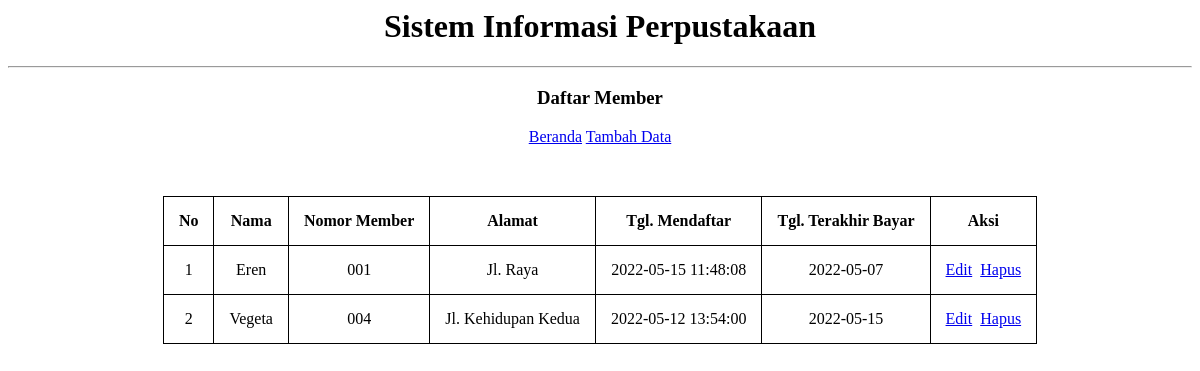
The page /Member.php on the database its author committed.
### tables this page shows
CREATE TABLE `member` (
  `id_member` int(11) NOT NULL,
  `nama_member` varchar(250) NOT NULL,
  `nomor_member` varchar(15) NOT NULL,
  `alamat` text NOT NULL,
  `tgl_mendaftar` datetime NOT NULL,
  `tgl_terakhir_bayar` date NOT NULL
);

### Model.php (called while the page is built, shortened)
<?php
    class Model
    {
        public function getMember()
        {
            $sql = "SELECT * FROM member";
            $result = mysqli_query($GLOBALS['koneksi'], $sql);
            return $result;
        }
    }
?>

### Member.php (the view, shortened to what this page needs)
<?php
    require "Model.php";
    $no = 1;
    $member = new Model();
    $result = $member->getMember();
?>
<html>
<head>
    </head>
    <body>
        <h1>Sistem Informasi Perpustakaan</h1>
        <hr>
        <h3>Daftar Member</h3>
        <a href='index.php'>Beranda</a>
        <a href='FormMember.php'>Tambah Data</a>
        <p>&nbsp;</p>
        <table>
            <thead>
                <tr>
                    <th>No</th>
                    <th>Nama</th>
                    <th>Nomor Member</th>
                    <th>Alamat</th>
                    <th>Tgl. Mendaftar</th>
                    <th>Tgl. Terakhir Bayar</th>
                    <th>Aksi</th>
                </tr>
            </thead>
            <tbody>
                <?php while ($row = mysqli_fetch_assoc($result))  { ?>
                    <tr>
                        <td><?= $no++ ?></td>
                        <td><?= $row['nama_member'] ?></td>
                        <td><?= $row['nomor_member'] ?></td>
                        <td><?= $row['alamat'] ?></td>
                        <td><?= $row['tgl_mendaftar'] ?></td>
                        <td><?= $row['tgl_terakhir_bayar'] ?></td>
                        <td>
                            <a href="FormMember.php?id_member=<?= $row['id_member']; ?>">Edit</a>&nbsp;
                            <a href="javascript:confirmDelete('Member.php?id_member=<?= $row['id_member']; ?>')">Hapus</a>
                        </td>
                    </tr>
                <?php } ?>
            </tbody>
        </table>
    </body>
</html>

### Member.php (style rules this page uses)
table, tr, th, td { text-align: center; margin-left: auto; margin-right: auto; border: 1px solid black; border-collapse: collapse; }
tr, th, td { padding: 15px; }
body { text-align: center; }

### rows shown on the page
member: nama_member "Eren", nomor_member "001", alamat "Jl. Raya", tgl_mendaftar "2022-05-15 11:48:08", tgl_terakhir_bayar "2022-05-07"
member: nama_member "Vegeta", nomor_member "004", alamat "Jl. Kehidupan Kedua", tgl_mendaftar "2022-05-12 13:54:00", tgl_terakhir_bayar "2022-05-15"
